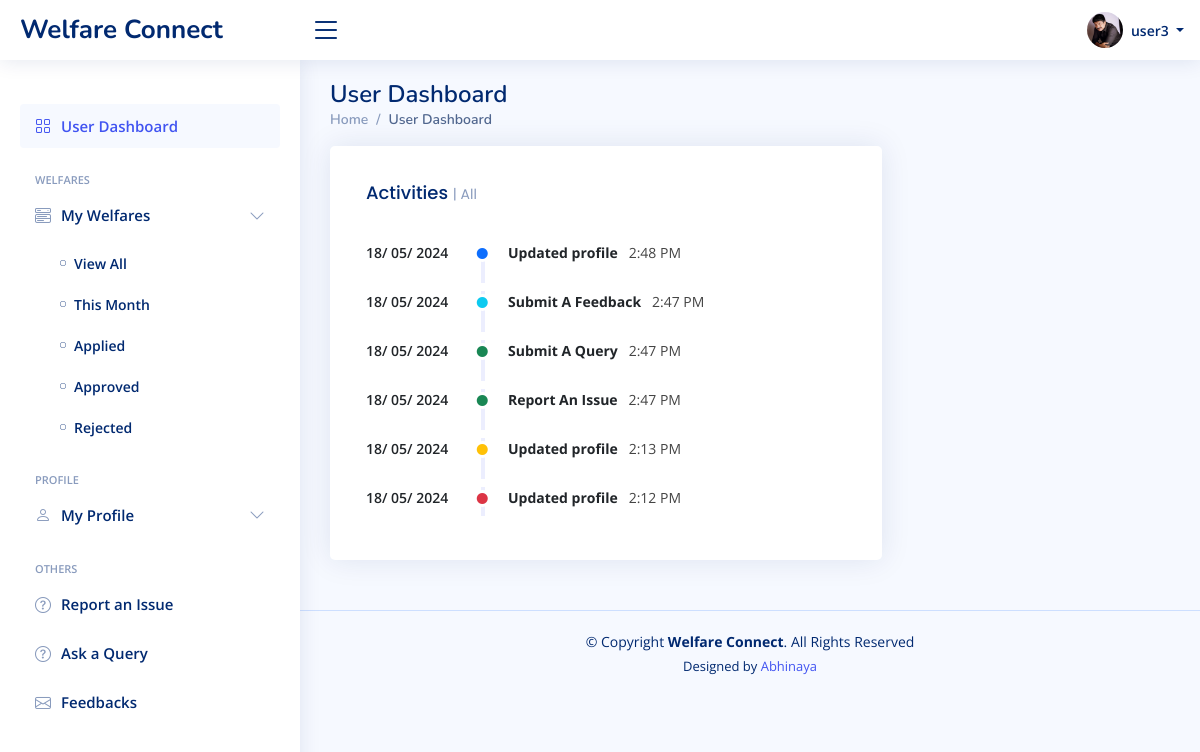
The app's page / (signed in) with its own data.
### UserApp/models.py (models this page shows, shortened)
class CustomUser(AbstractUser):
   aadhar_no = models.CharField(max_length=12, unique=True)
   profile_img = models.ImageField(upload_to='profile_images/', blank=True, null=True)
   full_name = models.CharField(max_length=100, blank=True, null=True, default="")
   dob = models.DateField(blank=True, null=True, default=None)
   age = models.IntegerField(blank=True, null=True, default=0)
   GENDER_CHOICES = [
      ('M', 'Male'),
      ('F', 'Female'),
      ('O', 'Other'),
   ]
   gender = models.CharField(max_length=1, choices = GENDER_CHOICES, blank=True, null=True, default="")
   address = models.TextField(max_length=100, blank=True, null=True,)
   mobile_no = models.CharField(max_length=100, blank=True, null=True, default="")
   aadhar_img = models.ImageField(upload_to='aadhar_images/', blank=True, null=True)
   father = models.CharField(max_length=100, blank=True, null=True, default="")
   mother = models.CharField(max_length=255, blank=True, null=True, default="")
   MARITAL_STATUS_CHOICES = [
      ('S', 'Single'),
      ('M', 'Married'),
   ]
   marital_status = models.CharField(max_length=1, choices = MARITAL_STATUS_CHOICES, blank=True, null=True, default="")
   children_no = models.IntegerField(blank=True, null=True, default=0)
   EMPLOYMENT_STATUS_CHOICES = [
      ('Emp', 'Employed'),
      ('Unemp', 'Unemployed'),
      ('Self-emp', 'Self-employed'),
      ('Stud', 'Student'),
      ('Ret', 'Retired'),
   ]
   employment_status = models.CharField(max_length=10, choices=EMPLOYMENT_STATUS_CHOICES, blank=True, null=True, default="")
   OCCUPATION_CHOICES = [
        ('Government_Employee', 'Government Employee'),
        ('Accountant', 'Accountant'),
        ('Actor/Actress', 'Actor/Actress'),
        ('Architect', 'Architect'),
        ('Artist', 'Artist'),
        ('Baker', 'Baker'),
        ('Banker', 'Banker'),
        ('Barista', 'Barista'),
        ('Bartender', 'Bartender'),
        ('Biologist', 'Biologist'),
        ('Carpenter', 'Carpenter'),
        ('Chef', 'Chef'),
        ('Cleaner', 'Cleaner'),
        ('Computer_Programmer', 'Computer Programmer'),
        ('Dentist', 'Dentist'),
        ('Doctor', 'Doctor'),
        ('Electrician', 'Electrician'),
        ('Engineer', 'Engineer'),
        ('Farmer', 'Farmer'),
        ('Firefighter', 'Firefighter'),
        ('Fisherman', 'Fisherman'),
        ('Flight_Attendant', 'Flight Attendant'),
        ('Graphic_Designer', 'Graphic Designer'),
        ('Hairdresser', 'Hairdresser'),
        ('Journalist', 'Journalist'),
        ('Lawyer', 'Lawyer'),
        ('Librarian', 'Librarian'),
        ('Mechanic', 'Mechanic'),
        ('Musician', 'Musician'),
        ('Nurse', 'Nurse'),
        ('Pharmacist', 'Pharmacist'),
        ('Photographer', 'Photographer'),
        ('Pilot', 'Pilot'),
        ('Plumber', 'Plumber'),
        ('Police_Officer', 'Police Officer'),
        ('Professor', 'Professor'),
        ('Psychologist', 'Psychologist'),
        ('Real_Estate_Agent', 'Real Estate Agent'),
        ('Receptionist', 'Receptionist'),
        ('Scientist', 'Scientist'),
        ('Software_Developer', 'Software Developer'),
        ('Teacher', 'Teacher'),
        ('Truck_Driver', 'Truck Driver'),
        ('Veterinarian', 'Veterinarian'),
        ('Waiter/Waitress', 'Waiter/Waitress'),
        ('Writer', 'Writer'),
    ]
   occupation = models.CharField(max_length=100, choices=OCCUPATION_CHOICES, blank=True, null=True, default="")
   monthly_income = models.FloatField(blank=True, null=True, default=0)
   EDUCATION_CHOICES = [
        ('Primary', 'Primary School'),
        ('Secondary', 'Secondary School'),
        ('High', 'High School'),
        ('Dip', 'Diploma'),
        ("Bachelors", "Bachelor's Degree"),
        ("Masters", "Master's Degree"),
        ('Doctorate', 'Doctorate'),
    ]
   highest_education = models.CharField(max_length=15, choices=EDUCATION_CHOICES, blank=True, null=True, default="")
   highest_education_mark = models.FloatField(blank=True, null=True, default=0)
   CASTE_CHOICES = [
        ('SC', 'Scheduled Caste (SC)'),
        ('ST', 'Scheduled Tribe (ST)'),
        ('OBC', 'Other Backward Class (OBC)'),
        ('General', 'General'),
        ('Prefer_not_to_say', 'Prefer not to say'),
    ]
   caste = models.CharField(max_length=20, choices=CASTE_CHOICES, blank=True, null=True, default="")
   RELIGION_CHOICES = [
        ('Hin', 'Hinduism'),
        ('Isl', 'Islam'),
        ('Chr', 'Christianity'),
        ('Sik', 'Sikhism'),
        ('Bud', 'Buddhism'),
        ('Jai', 'Jainism'),
    ]
   religion = models.CharField(max_length=15, choices=RELIGION_CHOICES, blank=True, null=True, default="")
   DISABILITY_CHOICES = [
        ('Yes', 'Yes'),
        ('No', 'No'),
    ]
   has_disabilities = models.CharField(max_length=3, choices=DISABILITY_CHOICES, blank=True, null=True, default="")
   disabilities_specify = models.CharField(max_length=255, blank=True, null=True, default="_")
   bank_name = models.CharField(max_length=255, blank=True, null=True, default="")
   account_number = models.CharField(max_length=50, blank=True, null=True, default="")
   ifsc_code = models.CharField(max_length=20, blank=True, null=True, default="")
   identity_img = models.FileField(upload_to='identity_images/', blank=True, null=True )
   verified_flag = models.BooleanField(default=False)
   profile_updated_flag = models.BooleanField(default=False)
   reg_date = models.DateTimeField(auto_now_add=True)

### AdminApp/models.py (models this page shows, shortened)
class Activity(models.Model):
    user = models.ForeignKey(settings.AUTH_USER_MODEL, on_delete=models.CASCADE)
    description = models.TextField()
    timestamp = models.DateTimeField(auto_now_add=True)

### UserApp/views.py (the view)
# urls.py: path('', views.UserDashboardView, name='user_dash'),
@login_required(login_url='login')
def UserDashboardView(request):
    recent_activities = Activity.objects.filter(user=request.user).order_by('-timestamp')[:10]  # Get the 10 most recent activities
    profile_update_count = Activity.objects.filter(user=request.user, description='Updated profile').count()  # Count profile updates
    context = {
        'recent_activities': recent_activities,
        'profile_update_count': profile_update_count,
    }
    return render(request, 'UserApp/User-Dashboard.html', context)

### UserApp/Templates/UserApp/User-Dashboard.html (shortened to what this page needs)
{% extends 'Base.html' %}
{% load static %}
{% block main-content %}
{% if user.profile_updated_flag %}
<main id="main" class="main">
   <div class="pagetitle">
      <h1>User Dashboard</h1>
      <nav>
         <ol class="breadcrumb">
            <li class="breadcrumb-item"><a href="#">Home</a></li>
            <li class="breadcrumb-item active">User Dashboard</li>
         </ol>
      </nav>
   </div>
   <section class="section dashboard">
      <div class="row">
         <div class="col-lg-8">
            <div class="card">
               <div class="card-body m-3">
                  <h5 class="card-title">Activities <span>| All</span></h5>
                  <div class="activity pt-3 ">
                     {% for activity in recent_activities %}
                     <div class="activity-item d-flex pb-2 ">
                        <div class="activite-label pb-2">
                           <span class="fw-semibold text-dark">{{ activity.timestamp|date:"d/ m/ Y" }}
                           </span>&nbsp;&nbsp;&nbsp;&nbsp;&nbsp;&nbsp;</div>
                        <i class='bi bi-circle-fill activity-badge align-self-start' style="color: {{ random_bootstrap_color }};"></i>
                        <div class="activity-content">
                           <a class="fw-bold text-dark">{{ activity.description }}</a>
                           &nbsp;&nbsp;{{ activity.timestamp|time:"g:i A" }}
                        </div>
                     </div>
                     {% endfor %}
                  </div>
               </div>
            </div>
         </div>
      </div>
   </section>
</main>
{% endif %}
{% endblock main-content %}

### Templates/Header.html (shortened to what this page needs)
{% load static %}
{% if user.is_authenticated %}
<header id="header" class="header fixed-top d-flex align-items-center">
   <div class="d-flex align-items-center justify-content-between">
      <a href="index.html" class="logo d-flex align-items-center">
         <span class="d-none d-lg-block">Welfare Connect</span>
      </a>
      <i class="bi bi-list toggle-sidebar-btn"></i>
   </div>
   <nav class="header-nav ms-auto">
      <ul class="d-flex align-items-center">
         <li class="nav-item dropdown pe-3">
            <a class="nav-link nav-profile d-flex align-items-center pe-0" href="#" data-bs-toggle="dropdown">
               {% if user.profile_img %}
                  <img src="{{ user.profile_img.url }}" alt="Profile" height="auto" max- width="36px" class="rounded-circle">
               {% else %}
               <img src="{% static 'assets/img/profile-img.jpg' %}" alt="Profile" class="rounded-circle">
               {% endif %}
               <span class="d-none d-md-block dropdown-toggle ps-2">
                  {% if user.is_superuser %}
                     ADMIN
                  {% else %}
                  {{user.full_name}}
                  {% endif %}
               </span>
            </a>
         </li>
      </ul>
   </nav>
</header>
{% endif %}

### Static/assets/css/style.css (style rules this page uses)
:root { scroll-behavior: smooth; }
body { font-family: "Open Sans", sans-serif; background: #f6f9ff; color: #444444; }
a { color: #4154f1; text-decoration: none; }
h1, h2, h3, h4, h5, h6 { font-family: "Nunito", sans-serif; }
#main { margin-top: 60px; padding: 20px 30px; transition: all 0.3s; }
.pagetitle { margin-bottom: 10px; }
.pagetitle h1 { font-size: 24px; margin-bottom: 0; font-weight: 600; color: #012970; }
.card { margin-bottom: 30px; border: none; border-radius: 5px; box-shadow: 0px 0 30px rgba(1, 41, 112, 0.1); }
.card-title { padding: 20px 0 15px 0; font-size: 18px; font-weight: 500; color: #012970; font-family: "Poppins", sans-serif; }
.card-title span { color: #899bbd; font-size: 14px; font-weight: 400; }
.card-body { padding: 0 20px 20px 20px; }
.breadcrumb { font-size: 14px; font-family: "Nunito", sans-serif; color: #899bbd; font-weight: 600; }
.breadcrumb a { color: #899bbd; transition: 0.3s; }
.breadcrumb .breadcrumb-item::before { color: #899bbd; }
.breadcrumb .active { color: #51678f; font-weight: 600; }
.logo { line-height: 1; }
@media (min-width: 1200px) { .logo { width: 280px; } }
.logo span { font-size: 26px; font-weight: 700; color: #012970; font-family: "Nunito", sans-serif; }
.header { transition: all 0.5s; z-index: 997; height: 60px; box-shadow: 0px 2px 20px rgba(1, 41, 112, 0.1); background-color: #fff; padding-left: 20px; }
.header .toggle-sidebar-btn { font-size: 32px; padding-left: 10px; cursor: pointer; color: #012970; }
.header-nav ul { list-style: none; }
.header-nav>ul { margin: 0; padding: 0; }
.header-nav .nav-profile { color: #012970; }
.header-nav .nav-profile img { max-height: 36px; }
.header-nav .nav-profile span { font-size: 14px; font-weight: 600; }
@media (min-width: 1200px) { #main, #footer { margin-left: 300px; } }
.dashboard .activity { font-size: 14px; }
.dashboard .activity .activity-item .activite-label { color: #888; position: relative; flex-shrink: 0; flex-grow: 0; min-width: 64px; }
.dashboard .activity .activity-item .activite-label::before { content: ""; position: absolute; right: -11px; width: 4px; top: 0; bottom: 0; background-color: #eceefe; }
.dashboard .activity .activity-item .activity-badge { margin-top: 3px; z-index: 1; font-size: 11px; line-height: 0; border-radius: 50%; flex-shrink: 0; border: 3px solid #fff; flex-grow: 0; }
.dashboard .activity .activity-item .activity-content { padding-left: 10px; padding-bottom: 20px; }
.dashboard .activity .activity-item:first-child .activite-label::before { top: 5px; }
.dashboard .activity .activity-item:last-child .activity-content { padding-bottom: 0; }

### records on screen
CustomUser: profile_img (picture), full_name "user3"
Activity: timestamp "18/ 05/ 2024", description "Updated profile", timestamp "2:48 PM"
Activity: timestamp "18/ 05/ 2024", description "Submit A Feedback", timestamp "2:47 PM"
Activity: timestamp "18/ 05/ 2024", description "Submit A Query", timestamp "2:47 PM"
Activity: timestamp "18/ 05/ 2024", description "Report An Issue", timestamp "2:47 PM"
Activity: timestamp "18/ 05/ 2024", description "Updated profile", timestamp "2:13 PM"
Activity: timestamp "18/ 05/ 2024", description "Updated profile", timestamp "2:12 PM"
